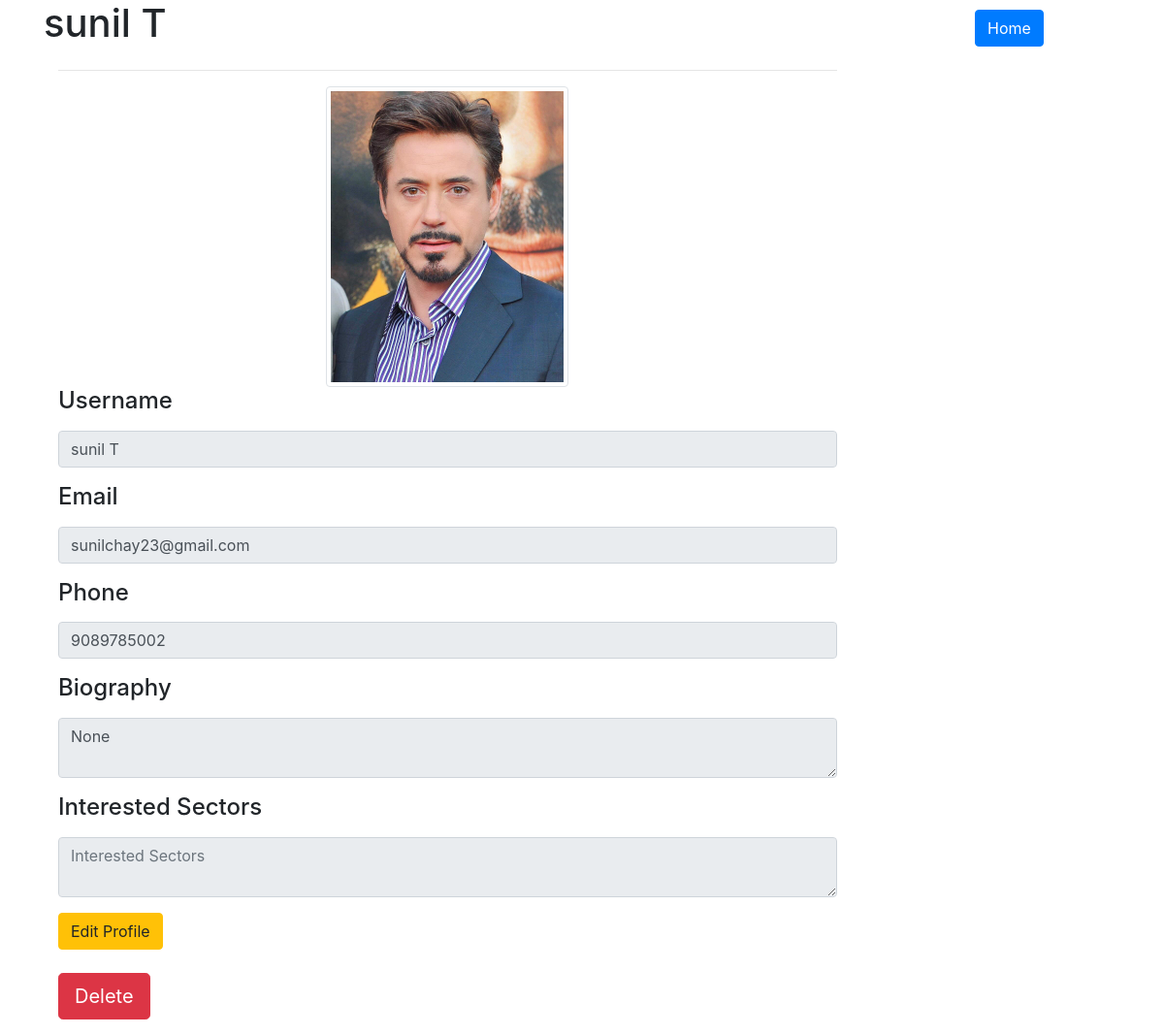
/founder_pro/ (signed in), run on the app's committed database.
### fundapp/models.py (models this page shows, shortened)
class founderregisration(models.Model):
    username=models.CharField(max_length=50,null=True,blank=True)
    business=models.CharField(max_length=50,null=True,blank=True)
    email=models.EmailField(unique=True,null=True,blank=True)
    password=models.CharField(max_length=10,null=True,blank=True)
    profilepic=models.ImageField(upload_to='profilepic/',null=True,blank=True)
    phone=models.IntegerField(null=True,blank=True)
    bio = models.TextField(null=True, blank=True)  # Assuming you added this

### fundapp/views.py (the view)
# urls.py: path('founder_pro/',views.founder_profile,name='founder_pro'),
def founder_profile(request):
    if 'email' in request.session:
        email = request.session['email']
        try:
            founder = founderregisration.objects.get(email=email)
        except:
            founder = None
        return render(request, 'founder_pro.html', {'founder': founder})
    else:
        return redirect('founder_login')

### fundapp/templates/founder_pro.html (shortened to what this page needs)
{% load static %}
<!DOCTYPE html>
<html lang="en">
<head>
    <link href="//maxcdn.bootstrapcdn.com/bootstrap/4.1.1/css/bootstrap.min.css" rel="stylesheet" id="bootstrap-css">
</head>
<body>
    <div class="container bootstrap snippet">
        <div class="row">
            <div class="col-sm-10">
                <h1>{{ founder.username }}</h1>
            </div>
            <div class="col-sm-2 top-right">
                <a href="/founder_home/" class="btn btn-primary">Home</a>
            </div>
        </div>
        <div class="col-sm-9">
            <hr>
            <form class="form" method="post" enctype="multipart/form-data">
                <div class="text-center">
                    {% if founder.profilepic %}
                        <img src="{{ founder.profilepic.url }}" class="avatar img-circle img-thumbnail" alt="avatar" width="250px">
                    {% else %}
                        <img src="{% static 'default_profile_pic.png' %}" class="avatar img-circle img-thumbnail" alt="avatar" width="250px">
                    {% endif %}
                </div>
                <div class="form-group">
                    <div class="col-xs-6">
                        <label for="username"><h4>Username</h4></label>
                        <input type="text" class="form-control" name="username" value="{{ founder.username }}" readonly id="username" placeholder="Username">
                    </div>
                </div>
                <div class="form-group">
                    <div class="col-xs-6">
                        <label for="email"><h4>Email</h4></label>
                        <input type="email" class="form-control" name="email" value="{{ founder.email }}" id="email" placeholder="you@email.com" readonly>
                    </div>
                </div>
                <div class="form-group">
                    <div class="col-xs-6">
                        <label for="phone"><h4>Phone</h4></label>
                        <input type="text" class="form-control" name="phone" value="{{ founder.phone }}" id="phone" placeholder="Enter phone" readonly>
                    </div>
                </div>
                <div class="form-group">
                    <div class="col-xs-6">
                        <label for="bio"><h4>Biography</h4></label>
                        <textarea class="form-control" name="bio" id="bio" placeholder="Biography" readonly>{{ founder.bio }}</textarea>
                    </div>
                </div>
                <div class="form-group">
                    <div class="col-xs-6">
                        <label for="interested_sectors"><h4>Interested Sectors</h4></label>
                        <textarea class="form-control" name="interested_sectors" id="interested_sectors" placeholder="Interested Sectors" readonly>{{ founder.interested_sectors }}</textarea>
                    </div>
                </div>
                <div class="form-group">
                    <div class="col-xs-12">
                        <a href="{% url 'edit_profile' founder.id %}" class="btn btn-warning">Edit Profile</a>
                    </div>
                    <div class="col-xs-12">
                        <br>
                        <a href="/fodelete/">
                            <button class="btn btn-lg btn-danger" type="button">
                                 Delete
                            </button>
                        </a>
                    </div>
                </div>
            </form>
        </div>
    </div>
</body>
</html>

### fundapp/templates/founder_pro.html (style rules this page uses)
.top-right { position: absolute; right: 10px; top: 10px; }

### data on the page
founderregisration: username "sunil T", profilepic (picture), email "sunilchay23@gmail.com", phone "9089785002", bio "None"
